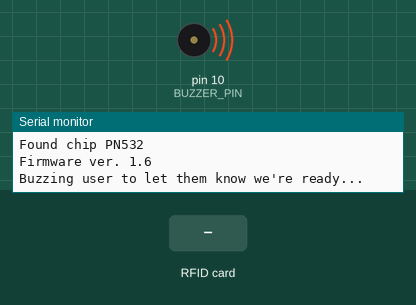
This sketch was run on a simulated Arduino Leonardo, built with avr-gcc and run on an emulated ATmega32U4. On the bench: buzzer (waves = sounding), the last lines printed to the serial monitor. Inputs (shaded band) come from the test bench. EEPROM starts erased.

Above: at 1.0 s.
At 2.6 s:
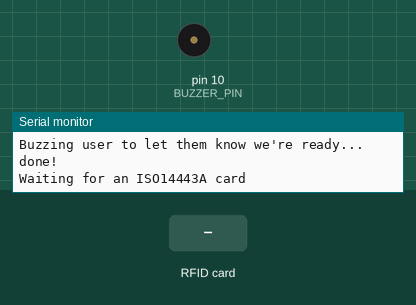
2.7 s: RFID card 5E 7A 19 C4 held to the reader
Timing chart, 0 to 5.7 s (numbered marks = the images above; inputs shaded):
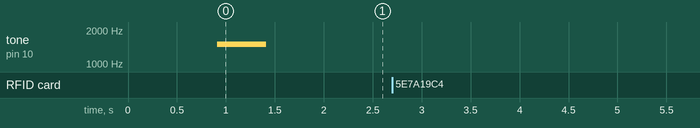

The sketch:

NFCCardProgrammer.ino
```cpp
#include <Adafruit_PN532.h> // Required to connect to NFC/RFID shield over i2c

#define PN532_IRQ   (4) // Cut trace between digital pin 2 and IRQ and wire IRQ to digital pin 4
#define PN532_RESET (3)  // Not connected by default on the NFC Shield

// Or use this line for a breakout or shield with an I2C connection:
Adafruit_PN532 nfc(PN532_IRQ, PN532_RESET);

String randomString = "CHANGE ME"; // Add a semi colon to the end of the statement. This line is intentionally broken to stop people from uploading a password that they didn't choose.

void setup() {
  Serial.begin(115200);

  // Wait for serial connection
  int fail = 0;
  while (!Serial)
  {
    delay(10); // for Leonardo/Micro/Zero which takes longer to start
    fail++;
    if (fail>100)
    {
      // We spent more than 1 second waiting for serial output. Break the loop
      // because it's not needed in production.
      break;
    }
  }

  Serial.println("==========================");
  Serial.println("NFC/RFID Setup begins now!");
  Serial.println("==========================");

  erSetup(); // Zero EEPROM and write randomString to EEPROM

  Serial.print("Starting NFC... ");
  nfc.begin();
  Serial.println("done!");

  Serial.print("Checking NFC board firmware... ");
  uint32_t versiondata = nfc.getFirmwareVersion();

  if (! versiondata)
  {
    Serial.println("failed!");
    Serial.print("Didn't find PN53x board");
    while (1); // halt
  }
  Serial.println("done!");
  // Got ok data, print it out!

  Serial.print("Found chip PN5"); Serial.println((versiondata>>24) & 0xFF, HEX);
  Serial.print("Firmware ver. "); Serial.print((versiondata>>16) & 0xFF, DEC);
  Serial.print('.'); Serial.println((versiondata>>8) & 0xFF, DEC);

  // Set the max number of retry attempts to read from a card
  // This prevents us from waiting forever for a card, which is
  // the default behaviour of the PN532.
  nfc.setPassiveActivationRetries(0xFF);

  // configure board to read RFID tags
  nfc.SAMConfig();

  Serial.print("Buzzing user to let them know we're ready... ");
  buzz(buzzerSuccess);
  Serial.println("done!");

  Serial.println("Waiting for an ISO14443A card");
}

void loop() {
  boolean success;
  uint8_t uid[] = { 0, 0, 0, 0, 0, 0, 0 };  // Buffer to store the returned UID
  uint8_t uidLength;        // Length of the UID (4 or 7 bytes depending on ISO14443A card type)

  // Wait for an ISO14443A type cards (Mifare, etc.).  When one is found
  // 'uid' will be populated with the UID, and uidLength will indicate
  // if the uid is 4 bytes (Mifare Classic) or 7 bytes (Mifare Ultralight)
  success = nfc.readPassiveTargetID(PN532_MIFARE_ISO14443A, &uid[0], &uidLength);

  if (success)
  {
    Serial.println("Found a card!");
    Serial.print("UID Length: ");Serial.print(uidLength, DEC);Serial.println(" bytes");
    Serial.print("UID Value: ");
    for (uint8_t i=0; i < uidLength; i++)
    {
      Serial.print(" 0x");Serial.print(uid[i], HEX);
    }
    Serial.println("");

    for (uint8_t i=0; i < uidLength; i++)
    {
      erSetValue(i,uid[i]); // save the value to EEPROM
    }

    delay(3000);
  }
  else
  {
    // PN532 probably timed out waiting for a card
    Serial.println("Timed out waiting for a card data. success variable is false.");
  }
}
```

buzzer.ino
```cpp
const int BUZZER_PIN = 10; // The trigger pin for the buzzer

/**
 * Turns the buzzer on/off if successful
 *
 * @returns   void
 */
void buzzerSuccess() {
  tone(BUZZER_PIN, 1500);
  delay(500);
  noTone(BUZZER_PIN);
}

/**
 * Turns the buzzer on/off if not successful
 *
 * @returns   void
 */
void buzzerFailure() {
  tone(BUZZER_PIN, 1500);
  delay(200);
  noTone(BUZZER_PIN);
  delay(50);
  tone(BUZZER_PIN, 1500);
  delay(200);
  noTone(BUZZER_PIN);
  delay(50);
  tone(BUZZER_PIN, 1500);
  delay(200);
  noTone(BUZZER_PIN);
  delay(50);
}

/**
 * Generic wrapper function pointer for different calls
 *
 * @returns   void
 */
void buzz(void (*f) ()) {
  f();
}

void buzzerSetup() {
  // No setup required for the buzzer
}
```

eeprom.ino
```cpp
#include <EEPROM.h>  // Store data in permanent EEPROM memory

// EEPROM related global variables

/**
 * Returns the byte data stored at a given EEPROM memory address
 *
 * @param int a The EEPROM memory address to read
 *
 * @returns   byte
 */
byte erGetValue(int a) {
  return EEPROM.read(a);
}


/**
 * Stores a given value in EEPROM
 *
 * @param int  a The EEPROM memory address to store the value
 * @param byte b The byte value to store in EEPROM
 *
 * @returns   void
 */
void erSetValue(int a, byte b) {
  Serial.print("eeprom: Writing value '");
  Serial.print(b);
  Serial.print("' to address ");
  Serial.println(a);
  EEPROM.update(a, b);
}

/**
 * Zeroes all memory addresses in the EEPROM memory effectively wiping it.
 * This makes sure any data since the last write is not left over.
 *
 * @returns   void
 */
void erZeroEEPROM() {
  Serial.println("eeprom: Zero'ing EEPROM.");
    // This is the first time the code has been executed
    for (int v = 0; v <253; v++) {
      EEPROM.update(v,0);
    }
    Serial.println("eeprom: EEPROM Zeroed.");
}
// https://roboticsbackend.com/arduino-write-string-in-eeprom/#:~:text=To%20save%20a%20String%20into,have%20to%20read%20from%20EEPROM%3F
/**
 * Stores a given string and its length in EEPROM memory so it can be return after powering on.
 * The length is stored in the same position in memory with the string
 * being stored at an offset equal to the length of the string which
 * ensures that the string never overwrites the value that contains its
 * length.
 *
 * @returns   void
 */
void erWriteStringToEEPROM(const String &strToWrite)
{
  Serial.print("eeprom: Writing string: '");
  Serial.print(strToWrite);
  Serial.print("' to EEPROM memory... ");
  byte len = strToWrite.length();
  erSetValue(254, len);
  for (int i = 0; i < len; i++)
  {
    erSetValue((253 - len) + i, strToWrite[i]);
  }
  Serial.println("done!");
}
/**
 * Reads an entire string from EEPROM memory.
 *
 * @returns   String
 */
String erReadStringFromEEPROM()
{
  int newStrLen = erGetValue(254); // The location of the length of the string
  char data[newStrLen + 1];
  for (int i = 0; i < newStrLen; i++)
  {
    data[i] = erGetValue((253 - newStrLen) + i);
  }
  data[newStrLen] = '\0';
  return String(data);
}


/**
 * Zeroes the EEPROM and writes the randomString to EEPROM
 *
 * @returns   bool
 */
bool erSetup() {
  erZeroEEPROM();
  erWriteStringToEEPROM(randomString);
  String erRandomString = erReadStringFromEEPROM();
  Serial.print("eeprom: EEPROM String: '");
  Serial.print(erRandomString);
  Serial.println("'.");

  if (erRandomString == randomString)
  {
    return true;
  }
  // Something went wrong...
  Serial.println("randomString doesn't match EEPROM string!");
  return false;
}
```

led.ino
```cpp
/**
 * led.ino contains functions that are used to setup
 * and control LED's. LED should be wired to ground with
 * power being provided by the digital IO pins. A suitable resistor
 * ie 150 ohm should be used according to LED requirements.
**/

#define LED_GREEN_PIN (7) // LED green trigger pin
#define LED_RED_PIN (8)   // LED red trigger pin

/**
 * Turns the bi-color LED green
 *
 * @returns   void
 */
void ledSuccess()
{
  digitalWrite(LED_RED_PIN,LOW);
  digitalWrite(LED_GREEN_PIN,HIGH);
}

/**
 * Turns the bi-color LED red (default state)
 *
 * @returns   void
 */
void ledReset()
{
  digitalWrite(LED_GREEN_PIN,LOW);
  digitalWrite(LED_RED_PIN,HIGH);
}

/**
 * Flashes the led red 3 times to indicate access denied.
 *
 * @returns   void
 */
void ledFailure()
{
  digitalWrite(LED_GREEN_PIN,LOW);
  digitalWrite(LED_RED_PIN,HIGH);
  delay(200);
  digitalWrite(LED_RED_PIN,LOW);
  delay(100);
  digitalWrite(LED_RED_PIN,HIGH);
  delay(200);
  digitalWrite(LED_RED_PIN,LOW);
  delay(100);
  digitalWrite(LED_RED_PIN,HIGH);
  delay(200);
  digitalWrite(LED_RED_PIN,LOW);
  delay(100);
  ledReset();
}

/**
 * Turns the bi-color LED orange. Used to indicate permanent errors.
 *
 * @returns   void
 */
void ledError()
{
  digitalWrite(LED_GREEN_PIN,LOW);
  digitalWrite(LED_RED_PIN,HIGH);
}

/**
 * Function pointer to change the state of the LED's
 *
 * @returns   void
 */
void ledToggler(void (*f)())
{
  f();
}

/**
 * Setup function for LED's
 *
 * @returns   void
 */

void ledSetup()
{
  pinMode(LED_GREEN_PIN,OUTPUT);
  pinMode(LED_RED_PIN,OUTPUT);

  // Set the default state of the LED
  digitalWrite(LED_RED_PIN,HIGH);
}
```
